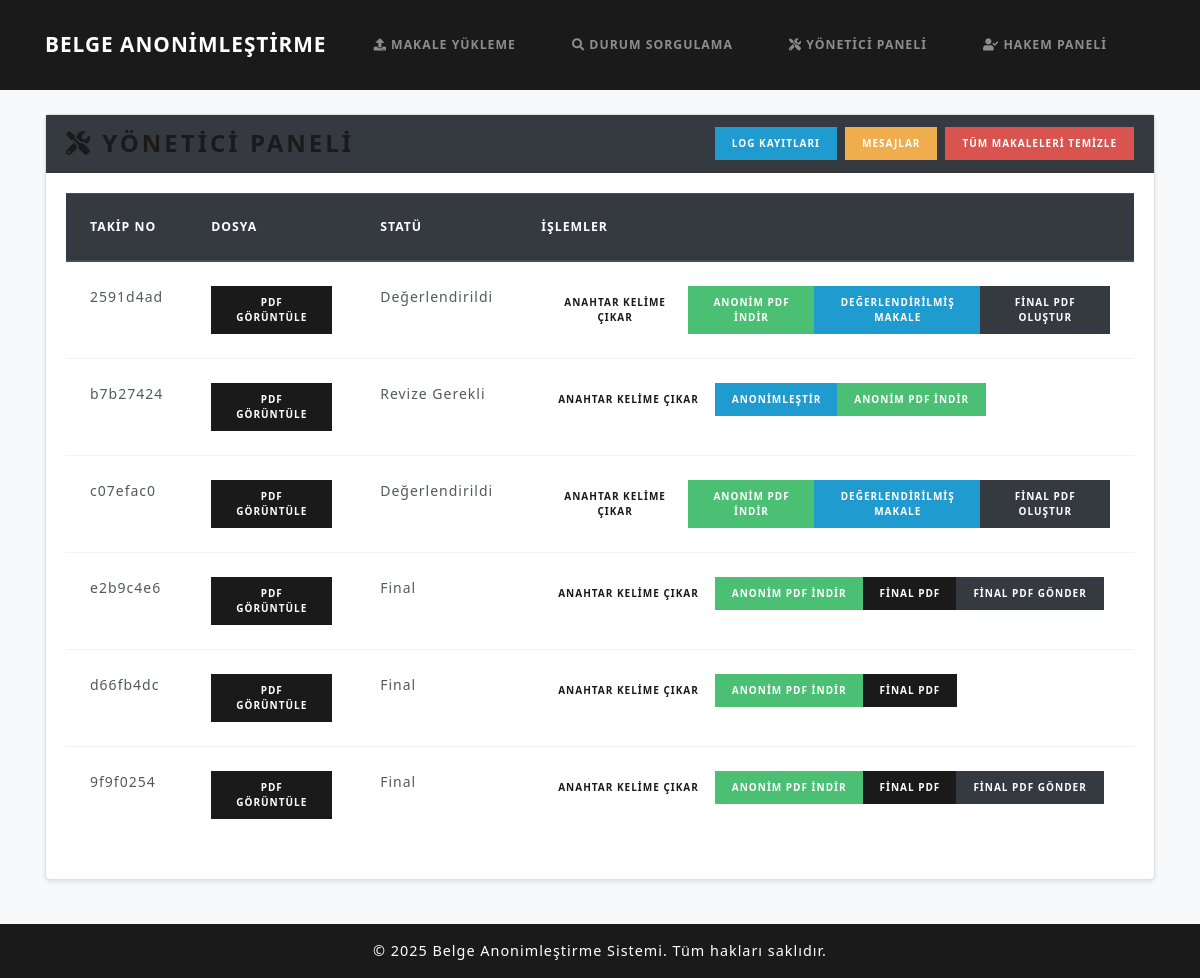
Page /makalesistemi/yonetici/ on the earlier database version.
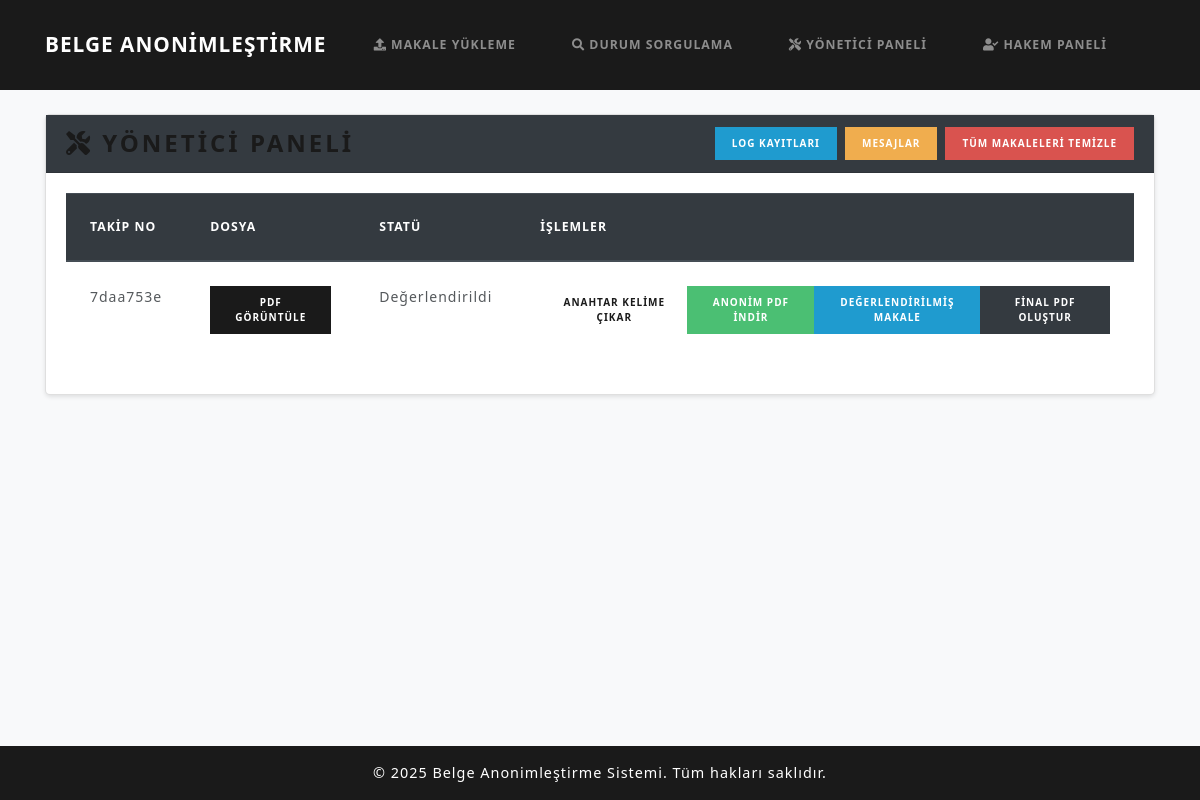
Same page on the later database version.
### papers/models.py (models this page shows, shortened)
class Submission(models.Model):
    tracking_number = models.CharField(max_length=50, unique=True)
    email_hash = models.CharField(max_length=64)
    encrypted_filename = models.TextField(null=True, blank=True)
    original_pdf = models.FileField(upload_to='uploads/')
    revised_pdf = models.FileField(upload_to='uploads/', null=True, blank=True)
    anonymized_pdf = models.FileField(upload_to='anonymized/', null=True, blank=True)
    final_pdf = models.FileField(upload_to='final/', null=True, blank=True)
    final_sent = models.BooleanField(default=False)  # Final PDF gönderildi mi?
    extracted_keywords = models.TextField(blank=True, null=True)
    subtopics = models.ManyToManyField(Subtopic, blank=True, related_name='submissions')
    status = models.CharField(max_length=50, choices=STATUS_CHOICES, default='Gönderildi')
    review = models.TextField(null=True, blank=True)
    reviewer = models.ForeignKey(Reviewer, null=True, blank=True, on_delete=models.SET_NULL)
    timestamp = models.DateTimeField(default=timezone.now)
    reviewed_pdf = models.FileField(upload_to='reviewed/', null=True, blank=True)  # Yeni alan
    anonymized_data = models.TextField(null=True, blank=True)
    restored = models.BooleanField(default=False)

### papers/views.py (the view)
# urls.py: path('makalesistemi/yonetici/', views.editor_dashboard, name='editor_dashboard'),
def editor_dashboard(request):
    subs = Submission.objects.all().order_by('-timestamp')
    return render(request, 'admin_panel.html', {'submissions': subs})

### templates/admin_panel.html (shortened to what this page needs)
{% extends 'base.html' %}
{% block content %}
<div class="card">
  <div class="card-header bg-dark text-white">
    <div class="d-flex justify-content-between align-items-center">
      <h3 class="mb-0"><i class="fas fa-tools"></i> Yönetici Paneli</h3>
      <div class="d-flex flex-nowrap" style="gap: 0.5rem; overflow-x: auto;">
        <a href="{% url 'editor_logs' %}" class="btn btn-info btn-sm">Log Kayıtları</a>
        <a href="{% url 'editor_messages' %}" class="btn btn-warning btn-sm">Mesajlar</a>
        <a href="{% url 'clear_all_submissions' %}" class="btn btn-danger btn-sm">Tüm Makaleleri Temizle</a>
      </div>
    </div>
  </div>
  <div class="card-body">
    <div class="table-responsive">
      <table class="table table-hover">
        <thead class="thead-dark">
          <tr>
            <th>Takip No</th>
            <th>Dosya</th>
            <th>Statü</th>
            <th>İşlemler</th>
          </tr>
        </thead>
        <tbody>
          {% for sub in submissions %}
            <tr>
              <td>{{ sub.tracking_number }}</td>
              <td>
                <a href="{% url 'view_pdf' sub.tracking_number %}" class="btn btn-primary btn-sm">
                  PDF Görüntüle
                </a>
              </td>
              <td>{{ sub.status }}</td>
              <td>
                <div class="btn-group" role="group">
                  <a href="{% url 'extract_keywords_view' sub.tracking_number %}"
                     class="btn btn-secondary btn-sm">
                    Anahtar Kelime Çıkar
                  </a>
                  {% if sub.status == "Gönderildi" or sub.status == "Revize" or sub.status == "Revize Gerekli" %}
                    <a href="{% url 'anonymize_view' sub.tracking_number %}" class="btn btn-info btn-sm">
                      Anonimleştir
                    </a>
                  {% endif %}
                  {% if sub.anonymized_pdf %}
                    <a href="{% url 'download_anonymized_pdf' sub.tracking_number %}"
                       class="btn btn-success btn-sm">
                      Anonim PDF İndir
                    </a>
                  {% endif %}
                  {% if sub.status == "Değerlendirildi" and sub.reviewed_pdf %}
                    <a href="{% url 'view_reviewed_pdf' sub.tracking_number %}"
                       class="btn btn-info btn-sm">
                      Değerlendirilmiş Makale
                    </a>
                  {% endif %}
                  <!-- {% if sub.status == "Değerlendirildi" %}
                    <a href="{% url 'request_revision' sub.tracking_number %}"
                       class="btn btn-info btn-sm">
                      Revize Gerekli
                    </a> -->
                    <a href="{% url 'finalize_view' sub.tracking_number %}"
                       class="btn btn-dark btn-sm">
                      Final PDF Oluştur
                    </a>
                  {% endif %}
                  {% if sub.status == "Final" and sub.final_pdf %}
                    <a href="{% url 'view_final_pdf' sub.tracking_number %}"
                       class="btn btn-primary btn-sm">
                      Final PDF
                    </a>
                  {% endif %}
                  {% if sub.status == "Final" and sub.final_pdf and not sub.final_sent %}
                    <a href="{% url 'send_final_pdf' sub.tracking_number %}"
                       class="btn btn-dark btn-sm">
                      Final PDF Gönder
                    </a>
                  {% endif %}
                </div>
              </td>
            </tr>
          {% empty %}
            <tr>
              <td colspan="4">Makale yok.</td>
            </tr>
          {% endfor %}
        </tbody>
      </table>
    </div>
  </div>
</div>
{% endblock %}

### templates/base.html (shortened to what this page needs)
{% load static %}
<!DOCTYPE html>
<html lang="tr">
  <head>
    <link rel="stylesheet" href="https://stackpath.bootstrapcdn.com/bootswatch/4.5.2/lux/bootstrap.min.css" />
    <link rel="stylesheet" href="https://cdnjs.cloudflare.com/ajax/libs/font-awesome/5.15.4/css/all.min.css" />
    <link rel="stylesheet" href="{% static 'css/style.css' %}" />
  </head>
  <body style="display: flex; flex-direction: column; min-height: 100%">
    <nav class="navbar navbar-expand-lg navbar-dark bg-primary">
      <div class="container">
        <a class="navbar-brand" href="{% url 'home' %}">BELGE ANONİMLEŞTİRME</a>
        <div class="collapse navbar-collapse" id="mainNavbar">
          <ul class="navbar-nav ml-auto">
            <li class="nav-item"><a class="nav-link" href="{% url 'upload_paper' %}"><i class="fas fa-upload"></i> Makale Yükleme</a></li>
            <li class="nav-item"><a class="nav-link" href="{% url 'status' %}"><i class="fas fa-search"></i> Durum Sorgulama</a></li>
            <li class="nav-item"><a class="nav-link" href="{% url 'editor_dashboard' %}"><i class="fas fa-tools"></i> Yönetici Paneli</a></li>
            <li class="nav-item"><a class="nav-link" href="{% url 'reviewer_panel' %}"><i class="fas fa-user-check"></i> Hakem Paneli</a></li>
          </ul>
        </div>
      </div>
    </nav>
    <div class="container my-4">
      {% block content %}{% endblock %}
    </div>
    <footer class="footer bg-primary text-light py-3 mt-auto">
      <div class="container text-center">
        <span>&copy; 2025 Belge Anonimleştirme Sistemi. Tüm hakları saklıdır.</span>
      </div>
    </footer>
  </body>
</html>

### static/css/style.css (style rules this page uses)
html, body { height: 100%; margin: 0; padding: 0; background-color: #f8f9fa; font-family: "Segoe UI", Tahoma, Geneva, Verdana, sans-serif; }
.navbar-brand { font-weight: bold; font-size: 1.3rem; }
.card { margin-bottom: 20px; border-radius: 5px; box-shadow: 0 2px 4px rgba(0, 0, 0, 0.1); }
.footer { flex-shrink: 0; }
.footer span { font-size: 0.9rem; }
.nav-link { margin-right: 0.5rem; }

Differences in the rows shown:
removed Submission: tracking_number "2591d4ad", status "Değerlendirildi", shows "ANONIM PDF İNDIR", shows "DEĞERLENDIRILMIŞ MAKALE", shows "FINAL PDF OLUŞTUR"
removed Submission: tracking_number "b7b27424", status "Revize Gerekli", shows "ANONIMLEŞTIR", shows "ANONIM PDF İNDIR"
removed Submission: tracking_number "c07efac0", status "Değerlendirildi", shows "ANONIM PDF İNDIR", shows "DEĞERLENDIRILMIŞ MAKALE", shows "FINAL PDF OLUŞTUR"
removed Submission: tracking_number "e2b9c4e6", status "Final", shows "ANONIM PDF İNDIR", shows "FINAL PDF", final_sent "FINAL PDF GÖNDER"
removed Submission: tracking_number "d66fb4dc", status "Final", shows "ANONIM PDF İNDIR", shows "FINAL PDF"
removed Submission: tracking_number "9f9f0254", status "Final", shows "ANONIM PDF İNDIR", shows "FINAL PDF", final_sent "FINAL PDF GÖNDER"
added Submission: tracking_number "7daa753e", status "Değerlendirildi", shows "ANONIM PDF İNDIR", shows "DEĞERLENDIRILMIŞ MAKALE", shows "FINAL PDF OLUŞTUR"
